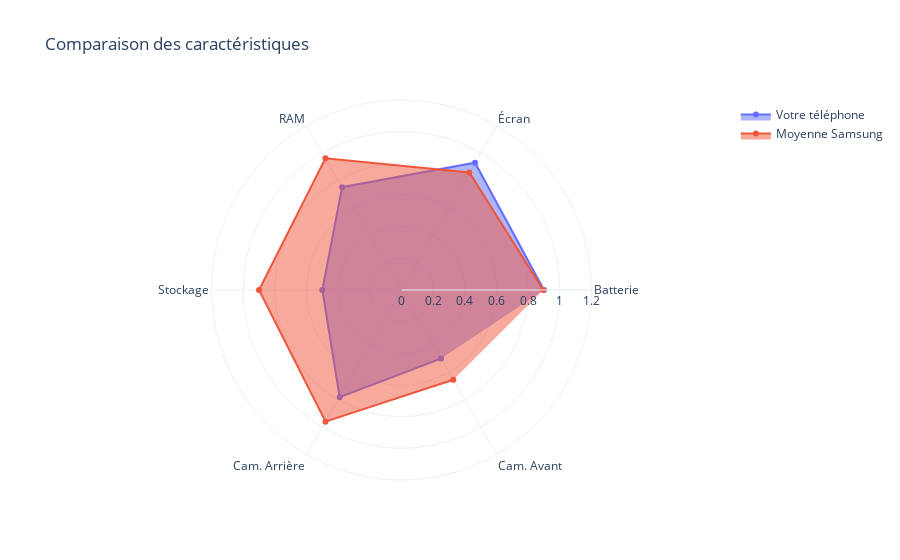

The notebook cell saved with this chart:
### Markdown cell above
# ## 4. Visualisations complémentaires

### Code cell
# Radar plot des caractéristiques
def show_radar_plot(brand, battery, screen_size, ram, storage, rear_cam, front_cam):
    fig = go.Figure()
    
    # Votre téléphone
    fig.add_trace(go.Scatterpolar(
        r=[battery/5000, screen_size/7, ram/8, storage/256, rear_cam/64, front_cam/32],
        theta=['Batterie', 'Écran', 'RAM', 'Stockage', 'Cam. Arrière', 'Cam. Avant'],
        fill='toself',
        name='Votre téléphone'
    ))
    
    # Moyenne de la marque
    brand_mean = df[df['Brand'] == brand].mean(numeric_only=True)
    fig.add_trace(go.Scatterpolar(
        r=[
            brand_mean['Battery capacity (mAh)']/5000,
            brand_mean['Screen size (inches)']/7,
            brand_mean['RAM (MB)']/8000,
            brand_mean['Internal storage (GB)']/256,
            brand_mean['Rear camera']/64,
            brand_mean['Front camera']/32
        ],
        theta=['Batterie', 'Écran', 'RAM', 'Stockage', 'Cam. Arrière', 'Cam. Avant'],
        fill='toself',
        name=f'Moyenne {brand}'
    ))
    
    fig.update_layout(
        polar=dict(radialaxis=dict(visible=True, range=[0, 1.2])),
        title='Comparaison des caractéristiques',
        template='plotly_white'
    )
    fig.show()

# Exemple d'utilisation
show_radar_plot('Samsung', 4500, 6.5, 6, 128, 50, 16)

### Figure 1 — Plotly figure (JSON) as saved in the notebook; plotly's stock layout.template omitted (floating-point values rounded to 4 significant figures)
{"data": [{"fill": "toself", "name": "Votre téléphone", "r": [0.9, 0.9286, 0.75, 0.5, 0.7812, 0.5], "theta": ["Batterie", "Écran", "RAM", "Stockage", "Cam. Arrière", "Cam. Avant"], "type": "scatterpolar"}, {"fill": "toself", "name": "Moyenne Samsung", "r": [0.8954, 0.8573, 0.9605, 0.9, 0.96, 0.6543], "theta": ["Batterie", "Écran", "RAM", "Stockage", "Cam. Arrière", "Cam. Avant"], "type": "scatterpolar"}], "layout": {"polar": {"radialaxis": {"range": [0, 1.2], "visible": true}}, "title": {"text": "Comparaison des caractéristiques"}}}
